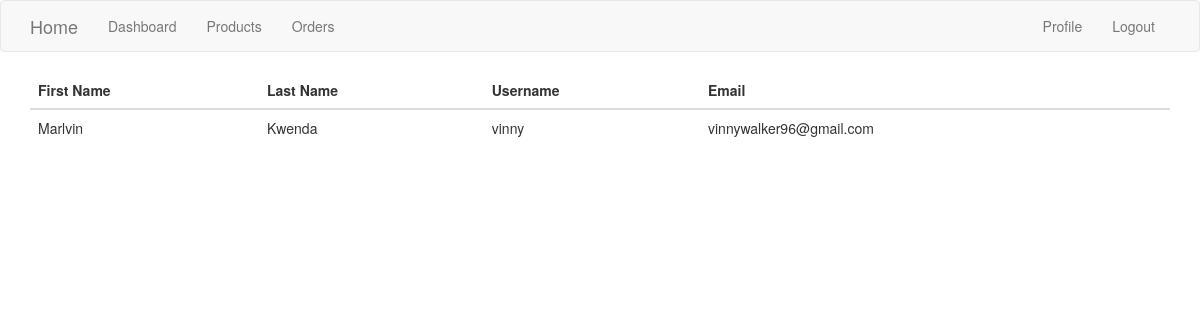
Screenshot of /users (signed in) with the database file from the repository.
### app/models.py (models this page shows, shortened)
class User(UserMixin, db.Model):
    __tablename__ = "user"
    id = db.Column(db.Integer, primary_key=True)
    first_name = db.Column(db.String(64), index=True)
    last_name = db.Column(db.String(64), index=True)
    username = db.Column(db.String(64), index=True, unique=True)
    email = db.Column(db.String(120), index=True, unique=True)
    password_hash = db.Column(db.String(128))

### app/main/routes.py (the view)
@bp.route('/users')
def users():
    users = User.query.all()
    return render_template('users.html', title="users", users=users)

### app/models.py (called while the page is built)
@login.user_loader
def load_user(id):
    return User.query.get(int(id))

### app/templates/users.html
{% extends "base.html" %}
{% block content %}
<div class="container">
    <table class="table">
      <thead>
        <tr>
          <th scope="col">First Name</th>
          <th scope="col">Last Name</th>
          <th scope="col">Username</th>
          <th scope="col">Email</th>
        </tr>
      </thead>
      <tbody>
        {% for user in users %}
        <tr>
          <td>{{ user.first_name}}</td>
          <td>{{ user.last_name }}</td>
          <td>{{ user.username}}</td>
          <td>{{ user.email }}</td>
        </tr>
        {% endfor %}
      </tbody>
    </table>
  </div>
{%  endblock%}

### app/static/css/styles.css (style rules this page uses)
:root { scroll-behavior: smooth; }
body { font-family: "Open Sans", sans-serif; color: #444444; }

### rows the page displays
User: first_name "Marlvin", last_name "Kwenda", username "vinny", email "vinnywalker96@gmail.com"
